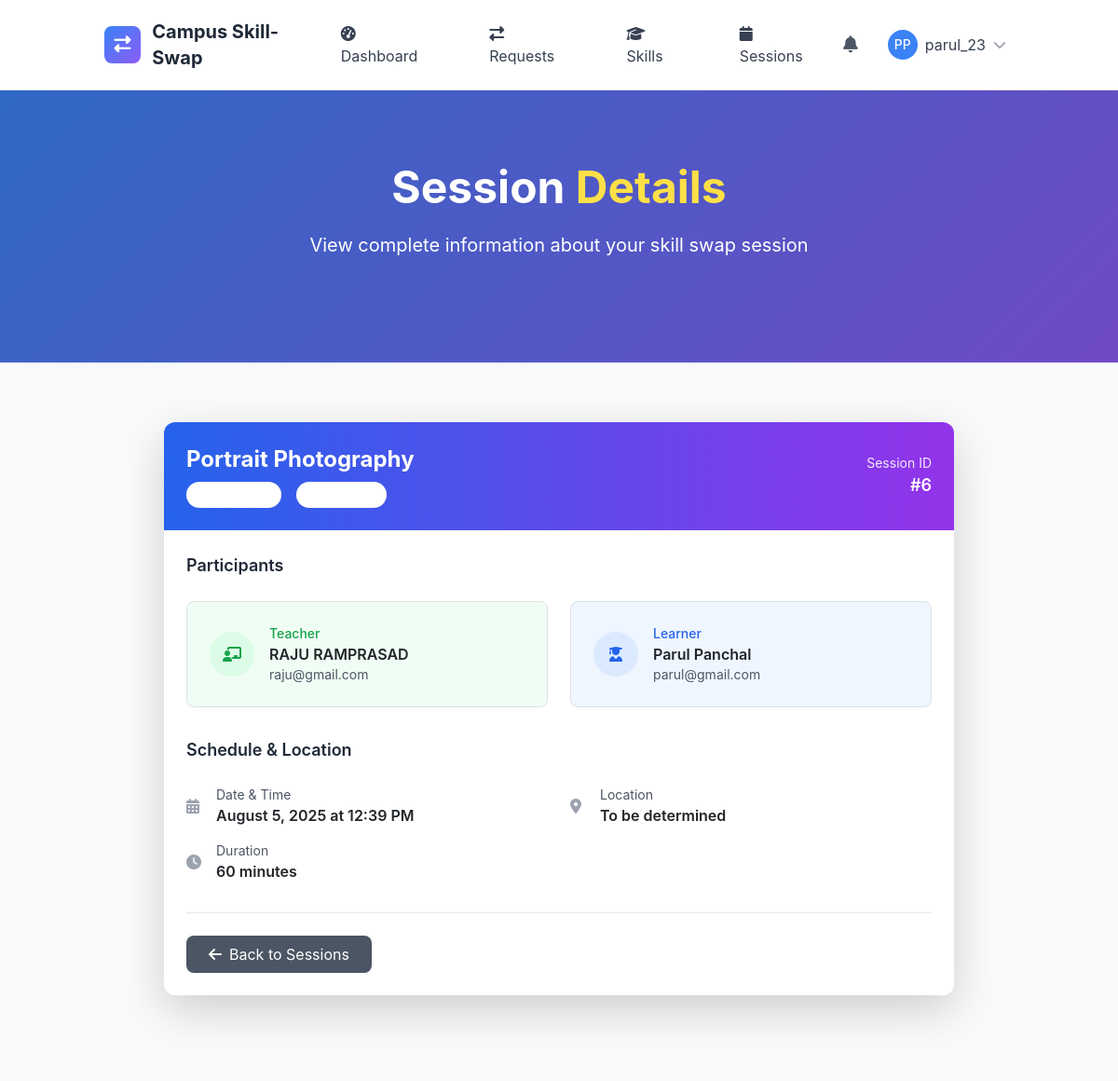
/sessions/6/ (signed in), run on the app's committed database.
### skill_sessions/models.py (models this page shows, shortened)
class SkillSwapSession(models.Model):
    STATUS_CHOICES = [
        ('scheduled', 'Scheduled'),
        ('in_progress', 'In Progress'),
        ('completed', 'Completed'),
        ('cancelled', 'Cancelled'),
        ('no_show', 'No Show'),
    ]
    request = models.OneToOneField(SkillSwapRequest, on_delete=models.CASCADE, related_name='session')
    teacher = models.ForeignKey(User, on_delete=models.CASCADE, related_name='teaching_sessions')
    learner = models.ForeignKey(User, on_delete=models.CASCADE, related_name='learning_sessions')
    skill = models.ForeignKey('skills.Skill', on_delete=models.CASCADE, related_name='skill_sessions')
    scheduled_date = models.DateTimeField()
    duration_minutes = models.PositiveIntegerField(default=60)
    format = models.CharField(max_length=20, choices=[
        ('online', 'Online'),
        ('in_person', 'In-Person'),
    ])
    location = models.CharField(max_length=200, blank=True)
    meeting_link = models.URLField(blank=True, help_text="For online sessions")
    status = models.CharField(max_length=20, choices=STATUS_CHOICES, default='scheduled')
    started_at = models.DateTimeField(null=True, blank=True)
    ended_at = models.DateTimeField(null=True, blank=True)
    actual_duration = models.PositiveIntegerField(null=True, blank=True, help_text="Actual duration in minutes")
    teacher_notes = models.TextField(blank=True, help_text="Private notes for the teacher")
    learner_notes = models.TextField(blank=True, help_text="Private notes for the learner")
    session_summary = models.TextField(blank=True, help_text="What was covered in this session")
    created_at = models.DateTimeField(auto_now_add=True)
    updated_at = models.DateTimeField(auto_now=True)
    class Meta:
        ordering = ['scheduled_date']
        db_table = 'swapsession'

### skills/models.py (models this page shows, shortened)
class Skill(models.Model):
    name = models.CharField(max_length=100)
    category = models.ForeignKey(SkillCategory, on_delete=models.CASCADE, related_name='skills')
    description = models.TextField(blank=True)
    is_popular = models.BooleanField(default=False)
    created_at = models.DateTimeField(auto_now_add=True)
    updated_at = models.DateTimeField(auto_now=True)
    class Meta:
        ordering = ['category__name', 'name']
        unique_together = ['name', 'category']

### skill_sessions/views.py (the view)
# urls.py: path('<int:pk>/', views.SessionDetailView.as_view(), name='session_detail'),
class SessionDetailView(LoginRequiredMixin, DetailView):
    model = SkillSwapSession
    template_name = 'skill_sessions/session_detail.html'
    context_object_name = 'session'
    def get_object(self, queryset=None):
        pk = self.kwargs.get('pk') or self.kwargs.get('session_id')
        if pk is None:
            raise AttributeError("SessionDetailView must be called with either an object pk or session_id.")
        queryset = self.get_queryset()
        try:
            return queryset.get(pk=pk)
        except SkillSwapSession.DoesNotExist:
            from django.http import Http404
            raise Http404("Session does not exist")
    def get_queryset(self):
        return SkillSwapSession.objects.filter(
            teacher=self.request.user
        ) | SkillSwapSession.objects.filter(
            learner=self.request.user
        )

### templates/skill_sessions/session_detail.html (shortened to what this page needs)
{% extends 'base.html' %}
{% load static %}
{% block content %}
<section class="gradient-bg relative overflow-hidden">
    <div class="absolute inset-0 bg-black opacity-20"></div>
    <div class="relative container mx-auto px-4 py-20">
        <div class="text-center text-white">
            <h1 class="text-4xl lg:text-5xl font-bold mb-6 leading-tight">
                Session <span class="text-yellow-300">Details</span>
            </h1>
            <p class="text-lg lg:text-xl mb-8 max-w-3xl mx-auto">
                View complete information about your skill swap session
            </p>
        </div>
    </div>
</section>
<section class="py-16 bg-gray-50">
    <div class="container mx-auto px-4 max-w-4xl">
        <div class="bg-white rounded-xl shadow-lg overflow-hidden">
            <div class="bg-gradient-to-r from-blue-600 to-purple-600 p-6 text-white">
                <div class="flex items-center justify-between">
                    <div>
                        <h2 class="text-2xl font-bold mb-2">{{ session.skill.name }}</h2>
                        <div class="flex items-center space-x-4">
                            <span class="px-3 py-1 bg-white bg-opacity-20 rounded-full text-sm">
                            </span>
                            <span class="px-3 py-1 bg-white bg-opacity-20 rounded-full text-sm">
                            </span>
                        </div>
                    </div>
                    <div class="text-right">
                        <div class="text-sm opacity-90">Session ID</div>
                        <div class="text-lg font-semibold">#{{ session.id }}</div>
                    </div>
                </div>
            </div>
            <div class="p-6">
                <div class="mb-8">
                    <h3 class="text-lg font-semibold mb-4 text-gray-800">Participants</h3>
                    <div class="grid grid-cols-1 md:grid-cols-2 gap-4">
                        <div class="flex items-center p-4 bg-green-50 rounded-lg border border-green-200">
                            <div class="w-12 h-12 bg-green-100 rounded-full flex items-center justify-center mr-4">
                                <i class="fas fa-chalkboard-teacher text-green-600"></i>
                            </div>
                            <div>
                                <div class="text-sm text-green-600 font-medium">Teacher</div>
                                <div class="font-semibold">{{ session.teacher.get_full_name|default:session.teacher.username }}</div>
                                <div class="text-sm text-gray-600">{{ session.teacher.email }}</div>
                            </div>
                        </div>
                        <div class="flex items-center p-4 bg-blue-50 rounded-lg border border-blue-200">
                            <div class="w-12 h-12 bg-blue-100 rounded-full flex items-center justify-center mr-4">
                                <i class="fas fa-user-graduate text-blue-600"></i>
                            </div>
                            <div>
                                <div class="text-sm text-blue-600 font-medium">Learner</div>
                                <div class="font-semibold">{{ session.learner.get_full_name|default:session.learner.username }}</div>
                                <div class="text-sm text-gray-600">{{ session.learner.email }}</div>
                            </div>
                        </div>
                    </div>
                </div>
                <div class="mb-8">
                    <h3 class="text-lg font-semibold mb-4 text-gray-800">Schedule & Location</h3>
                    <div class="grid grid-cols-1 md:grid-cols-2 gap-6">
                        <div class="space-y-4">
                            <div class="flex items-center">
                                <i class="fas fa-calendar-alt text-gray-400 w-5 mr-3"></i>
                                <div>
                                    <div class="text-sm text-gray-600">Date & Time</div>
                                    <div class="font-semibold">{{ session.scheduled_date|date:"F j, Y \a\t g:i A" }}</div>
                                </div>
                            </div>
                            <div class="flex items-center">
                                <i class="fas fa-clock text-gray-400 w-5 mr-3"></i>
                                <div>
                                    <div class="text-sm text-gray-600">Duration</div>
                                    <div class="font-semibold">{{ session.duration_minutes }} minutes</div>
                                </div>
                            </div>
                        </div>
                        <div class="space-y-4">
                            {% if session.format == 'online' %}
                                <div class="flex items-center">
                                    <i class="fas fa-video text-gray-400 w-5 mr-3"></i>
                                    <div>
                                        <div class="text-sm text-gray-600">Meeting Link</div>
                                        {% if session.meeting_link %}
                                            <a href="{{ session.meeting_link }}" class="text-blue-600 hover:text-blue-800 font-semibold" target="_blank">
                                                Join Meeting
                                                <i class="fas fa-external-link-alt ml-1 text-xs"></i>
                                            </a>
                                        {% else %}
                                            <div class="text-gray-500">Link will be provided</div>
                                        {% endif %}
                                    </div>
                                </div>
                            {% else %}
                                <div class="flex items-center">
                                    <i class="fas fa-map-marker-alt text-gray-400 w-5 mr-3"></i>
                                    <div>
                                        <div class="text-sm text-gray-600">Location</div>
                                        <div class="font-semibold">{{ session.location|default:"To be determined" }}</div>
                                    </div>
                                </div>
                            {% endif %}
                        </div>
                    </div>
                </div>
                <div class="flex flex-wrap gap-4 pt-6 border-t">
                    <a href="{% url 'skill_sessions:my_sessions' %}"
                       class="px-6 py-2 bg-gray-600 text-white rounded-lg hover:bg-gray-700 transition-colors">
                        <i class="fas fa-arrow-left mr-2"></i>Back to Sessions
                    </a>
                </div>
            </div>
        </div>
    </div>
</section>
{% endblock %}

### templates/base.html (shortened to what this page needs)
{% load static %}
<!DOCTYPE html>
<html lang="en" class="h-full">
<head>
    <script src="https://cdn.tailwindcss.com"></script>
    <link href="https://cdn.jsdelivr.net/npm/bootstrap@5.3.2/dist/css/bootstrap.min.css" rel="stylesheet">
    <link rel="stylesheet" href="https://cdnjs.cloudflare.com/ajax/libs/font-awesome/6.5.1/css/all.min.css">
</head>
<body class="bg-gray-50 h-full">
    <nav class="bg-white shadow-lg border-b">
        <div class="container mx-auto px-4">
            <div class="flex justify-between items-center py-3">
                <div class="flex items-center space-x-3">
                    <div class="w-10 h-10 gradient-bg rounded-lg flex items-center justify-center">
                        <i class="fas fa-exchange-alt text-white text-lg"></i>
                    </div>
                    <a href="{% url 'core:home' %}" class="text-xl font-bold text-gray-800 hover:text-blue-600 transition-colors">
                        Campus Skill-Swap
                    </a>
                </div>
                <div class="hidden md:flex items-center space-x-6">
                    {% if user.is_authenticated %}
                        <a href="{% url 'core:dashboard' %}" class="nav-link px-3 py-2 text-gray-700 hover:text-blue-600 transition-colors">
                            <i class="fas fa-tachometer-alt mr-2"></i>Dashboard
                        </a>
                        <a href="{% url 'skill_sessions:request_list' %}" class="nav-link px-3 py-2 text-gray-700 hover:text-blue-600 transition-colors">
                            <i class="fas fa-exchange-alt mr-2"></i>Requests
                        </a>
                        <a href="{% url 'skills:skill_list' %}" class="nav-link px-3 py-2 text-gray-700 hover:text-blue-600 transition-colors">
                            <i class="fas fa-graduation-cap mr-2"></i>Skills
                        </a>
                        <a href="{% url 'skill_sessions:session_management' %}" class="nav-link px-3 py-2 text-gray-700 hover:text-blue-600 transition-colors">
                            <i class="fas fa-calendar mr-2"></i>Sessions
                        </a>
                    {% endif %}
                </div>
                <div class="flex items-center space-x-4">
                    {% if user.is_authenticated %}
                        <div class="relative">
                            <button id="notificationBtn" class="relative p-2 text-gray-600 hover:text-blue-600 transition-colors">
                                <i class="fas fa-bell text-lg"></i>
                            </button>
                        </div>
                        <div class="relative">
                            <button id="userMenuBtn" class="flex items-center space-x-2 p-2 rounded-lg hover:bg-gray-100 transition-colors">
                                {% if user.profile.profile_picture %}
                                    <img src="{{ user.profile.profile_picture.url }}" alt="Profile" class="w-8 h-8 rounded-full">
                                {% else %}
                                    <div class="w-8 h-8 bg-blue-500 rounded-full flex items-center justify-center">
                                        <span class="text-white text-sm font-medium">{{ user.first_name|first|upper }}{{ user.last_name|first|upper }}</span>
                                    </div>
                                {% endif %}
                                <span class="hidden md:block text-gray-700">{{ user.username}}</span>
                                <i class="fas fa-chevron-down text-gray-400 text-sm"></i>
                            </button>
                        </div>
                    {% endif %}
                </div>
            </div>
        </div>
    </nav>
    <main class="min-h-screen">
        {% block content %}{% endblock %}
    </main>
</body>
</html>

### templates/base.html (style rules this page uses)
:root { --primary-color: #3B82F6; --secondary-color: #10B981; --accent-color: #8B5CF6; --warning-color: #F59E0B; --danger-color: #EF4444; }
body { font-family: 'Inter', -apple-system, BlinkMacSystemFont, sans-serif; }
.gradient-bg { background: linear-gradient(135deg, var(--primary-color) 0%, var(--accent-color) 100%); }

### data on the page
SkillSwapSession: skill.name "Portrait Photography", id "6", teacher.get_full_name "RAJU RAMPRASAD", teacher.email "raju@gmail.com", learner.get_full_name "Parul Panchal", learner.email "parul@gmail.com", scheduled_date "August 5, 2025 at 12:39 PM", duration_minutes "60", location "To be determined"

### other printed values
{{ user.first_name|first|upper }} "P"
{{ user.last_name|first|upper }} "P"
{{ user.username }} "parul_23"
